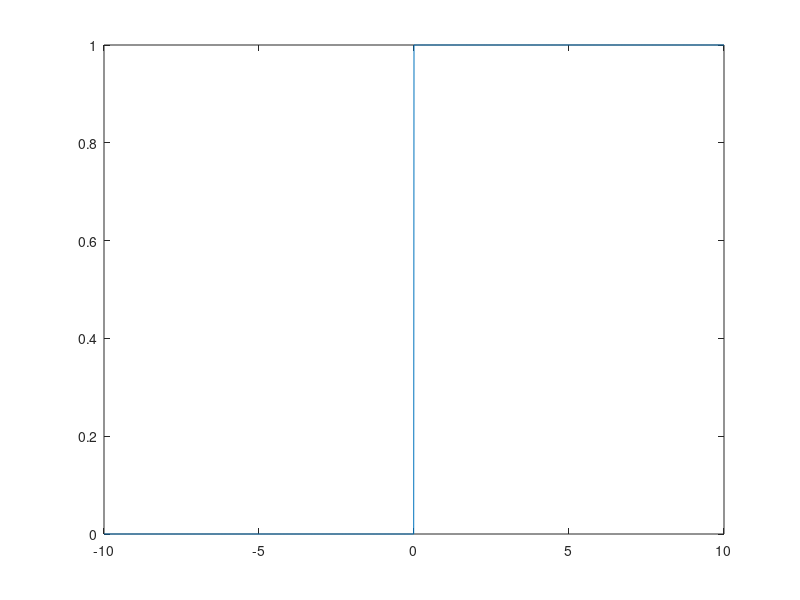

Source code (MATLAB):
close all;
clc;
clear;
t=-10:0.01:10;
for i=1:length(t)
    if t(i)<0
        am(i)=0;
    else
        am(i)=1;
    end
end
plot(t,am);
